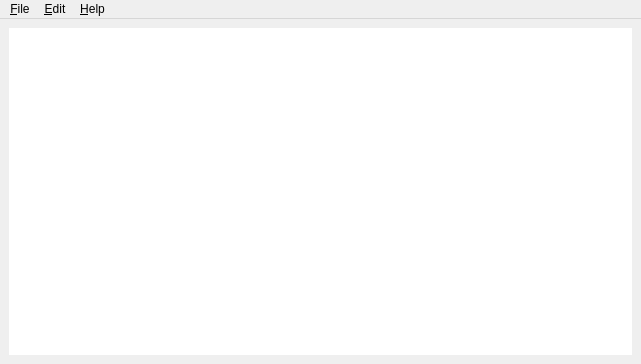
<?xml version="1.0" encoding="UTF-8"?>
<ui version="4.0">
 <class>Notepad</class>
 <widget class="QMainWindow" name="Notepad">
  <property name="geometry">
   <rect>
    <x>0</x>
    <y>0</y>
    <width>641</width>
    <height>364</height>
   </rect>
  </property>
  <property name="windowTitle">
   <string>Notepad</string>
  </property>
  <widget class="QWidget" name="centralwidget">
   <layout class="QVBoxLayout" name="verticalLayout">
    <item>
     <widget class="QTextEdit" name="textEdit">
      <property name="focusPolicy">
       <enum>Qt::StrongFocus</enum>
      </property>
      <property name="styleSheet">
       <string notr="true">border: none;
outline: none;</string>
      </property>
     </widget>
    </item>
   </layout>
  </widget>
  <widget class="QMenuBar" name="menubar">
   <property name="geometry">
    <rect>
     <x>0</x>
     <y>0</y>
     <width>641</width>
     <height>23</height>
    </rect>
   </property>
   <property name="inputMethodHints">
    <set>Qt::ImhNone</set>
   </property>
   <widget class="QMenu" name="menuFile">
    <property name="title">
     <string>&amp;File</string>
    </property>
    <addaction name="actionNew"/>
    <addaction name="actionOpen"/>
    <addaction name="actionSave"/>
    <addaction name="actionSave_As"/>
    <addaction name="separator"/>
    <addaction name="actionExit"/>
   </widget>
   <widget class="QMenu" name="menuEdit">
    <property name="title">
     <string>&amp;Edit</string>
    </property>
    <addaction name="actionCut"/>
    <addaction name="actionCopy"/>
    <addaction name="actionPaste"/>
    <addaction name="separator"/>
    <addaction name="actionUndo"/>
    <addaction name="actionRedo"/>
    <addaction name="separator"/>
    <addaction name="actionBold"/>
    <addaction name="actionUnderline"/>
    <addaction name="actionItalic"/>
    <addaction name="separator"/>
    <addaction name="actionFont"/>
   </widget>
   <widget class="QMenu" name="menuHelp">
    <property name="title">
     <string>&amp;Help</string>
    </property>
    <widget class="QMenu" name="menuAbout">
     <property name="title">
      <string>&amp;About</string>
     </property>
     <addaction name="actionAbout_Author"/>
     <addaction name="actionAbout_License"/>
     <addaction name="actionAbout_Qt"/>
    </widget>
    <addaction name="menuAbout"/>
   </widget>
   <addaction name="menuFile"/>
   <addaction name="menuEdit"/>
   <addaction name="menuHelp"/>
  </widget>
  <action name="actionNew">
   <property name="text">
    <string>&amp;New</string>
   </property>
   <property name="shortcut">
    <string>Ctrl+N</string>
   </property>
  </action>
  <action name="actionOpen">
   <property name="text">
    <string>&amp;Open...</string>
   </property>
   <property name="toolTip">
    <string>Open...</string>
   </property>
   <property name="shortcut">
    <string>Ctrl+O</string>
   </property>
  </action>
  <action name="actionSave_As">
   <property name="text">
    <string>Save &amp;As...</string>
   </property>
   <property name="toolTip">
    <string>Save As...</string>
   </property>
   <property name="shortcut">
    <string>Ctrl+Shift+S</string>
   </property>
  </action>
  <action name="actionExit">
   <property name="text">
    <string>E&amp;xit</string>
   </property>
   <property name="shortcut">
    <string>Ctrl+Q</string>
   </property>
  </action>
  <action name="actionCopy">
   <property name="text">
    <string>&amp;Copy</string>
   </property>
   <property name="shortcut">
    <string>Ctrl+C</string>
   </property>
  </action>
  <action name="actionPaste">
   <property name="text">
    <string>&amp;Paste</string>
   </property>
   <property name="shortcut">
    <string>Ctrl+V</string>
   </property>
  </action>
  <action name="actionCut">
   <property name="text">
    <string>Cu&amp;t</string>
   </property>
   <property name="shortcut">
    <string>Ctrl+X</string>
   </property>
  </action>
  <action name="actionUndo">
   <property name="text">
    <string>Un&amp;do</string>
   </property>
   <property name="shortcut">
    <string>Ctrl+Z</string>
   </property>
  </action>
  <action name="actionRedo">
   <property name="text">
    <string>&amp;Redo</string>
   </property>
   <property name="shortcut">
    <string>Ctrl+Y</string>
   </property>
  </action>
  <action name="actionSave">
   <property name="text">
    <string>&amp;Save</string>
   </property>
   <property name="shortcut">
    <string>Ctrl+S</string>
   </property>
  </action>
  <action name="actionFont">
   <property name="text">
    <string>&amp;Font...</string>
   </property>
  </action>
  <action name="actionBold">
   <property name="checkable">
    <bool>true</bool>
   </property>
   <property name="text">
    <string>&amp;Bold</string>
   </property>
   <property name="shortcut">
    <string>Ctrl+B</string>
   </property>
  </action>
  <action name="actionUnderline">
   <property name="checkable">
    <bool>true</bool>
   </property>
   <property name="text">
    <string>&amp;Underline</string>
   </property>
   <property name="shortcut">
    <string>Ctrl+U</string>
   </property>
  </action>
  <action name="actionItalic">
   <property name="checkable">
    <bool>true</bool>
   </property>
   <property name="text">
    <string>&amp;Italic</string>
   </property>
   <property name="shortcut">
    <string>Ctrl+I</string>
   </property>
  </action>
  <action name="actionAbout_Author">
   <property name="text">
    <string>&amp;Author</string>
   </property>
   <property name="toolTip">
    <string>Author</string>
   </property>
  </action>
  <action name="actionAbout_Qt">
   <property name="text">
    <string>&amp;Qt</string>
   </property>
  </action>
  <action name="actionAbout_License">
   <property name="text">
    <string>&amp;License</string>
   </property>
  </action>
 </widget>
 <resources/>
 <connections/>
</ui>
